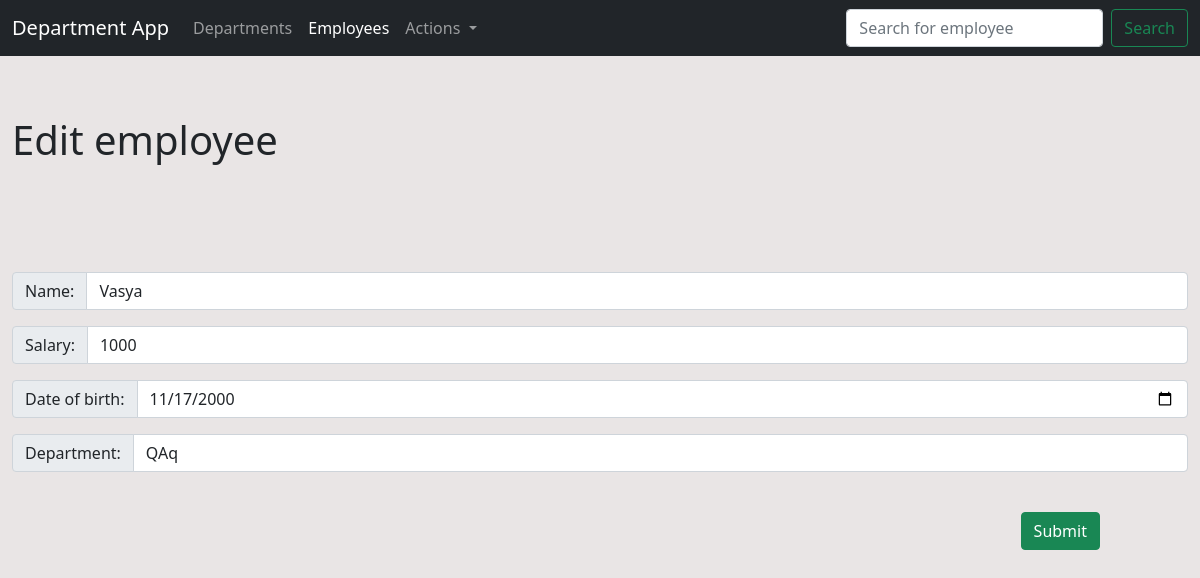
The page /employees/edit/1 on the database as committed earlier.
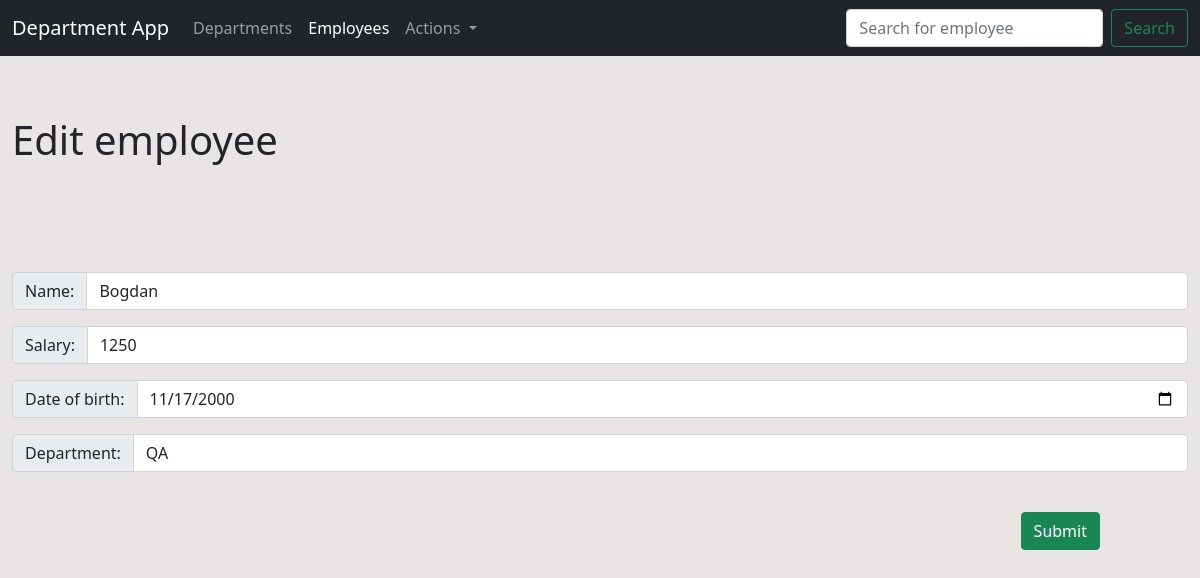
The same page on the database as committed later.
### department_app/models/employee_model.py (models this page shows, shortened)
class Employees(db.Model):
    id = db.Column(db.Integer, primary_key = True)
    emp_name = db.Column(db.String(50), nullable = False)
    emp_db = db.Column(db.String, nullable = False)
    emp_salary = db.Column(db.Integer, nullable = False)
    emp_department = db.Column(db.String(50), nullable = False)

### department_app/views/employees_view.py (the view)
@app.route("/employees/edit/<emp_id>", methods = ['POST', 'GET'])
def edit_employee(emp_id):
    try:
        employee = Employees.query.get_or_404(emp_id)
    except:
        raise Exception('Employee does not exist')
    default = [[employee.emp_name, employee.emp_salary, employee.emp_db]]
    if request.method == 'POST':
        edit_employee_func(emp_id, request.form['employee_name'], request.form['employee_age'], request.form['employee_salary'], request.form['employee_department'])
        return redirect(url_for('employees'))
    return render_template('add_employee.html', action = f'/employees/edit/{emp_id}', default = default, all_deps = Departments.query.all(), menu = menu, dropdown = dropdown, title = 'Edit employee')

### department_app/templates/add_employee.html (shortened to what this page needs)
{% extends 'base.html' %}
{% block content %}
    <section>
        <div class="container-xxl">
          <div class="row">
            <div class="col-8">
              <h1>{{ title }}</h1>
            </div>
            <div class="col-4"></div>
          </div>
        </div>
      </section>
      <section>
        <form action = "{{ action }}" method="post">
        <div class="container-xxl">
          {% for data in default %}
            <div class="input-group mb-3">
                <span class="input-group-text" id="inputGroup-sizing-default">Name:</span>
                <input value="{{default[0][0]}}" type="text" name="employee_name" class="form-control" aria-label="Sizing example input" aria-describedby="inputGroup-sizing-default">
            </div>
            <div class="input-group mb-3">
                <span class="input-group-text">Salary:</span>
                <input value="{{default[0][1]}}" type="number" name="employee_salary" class="form-control" min="300" max="10000" step="50">
            </div>
            <div class="input-group mb-3">
                <span class="input-group-text">Date of birth:</span>
                <input value="{{default[0][2]}}" type="date" name="employee_age" max="2023-01-01" min="1935-01-01" value="2000-11-17" class="form-control">
            </div>
          {% endfor %}
            <div class="input-group mb-3">
                <span class="input-group-text" id="inputGroup-sizing-default">Department:</span>
                <select class="form-control" name="employee_department" aria-label="Sizing example input" aria-describedby="inputGroup-sizing-default">
                  {% for data in all_deps %}
                  <option>{{ data.dep_name }}</option>
                  {% endfor %}
                </select>
            </div>
            <br>
            <div >
                <button type="submit" class="btn btn-success">Submit</button>
            </div>
        </div>
      </form>
    </section>
    {% endblock -%}

Rows that differ between the two databases and show on the page:
changed Employees: employee_name "Vasya" → "Bogdan"; employee_salary "1000" → "1250"
Other text that changed with them:
form field employee_department: "QAq" → "QA"
